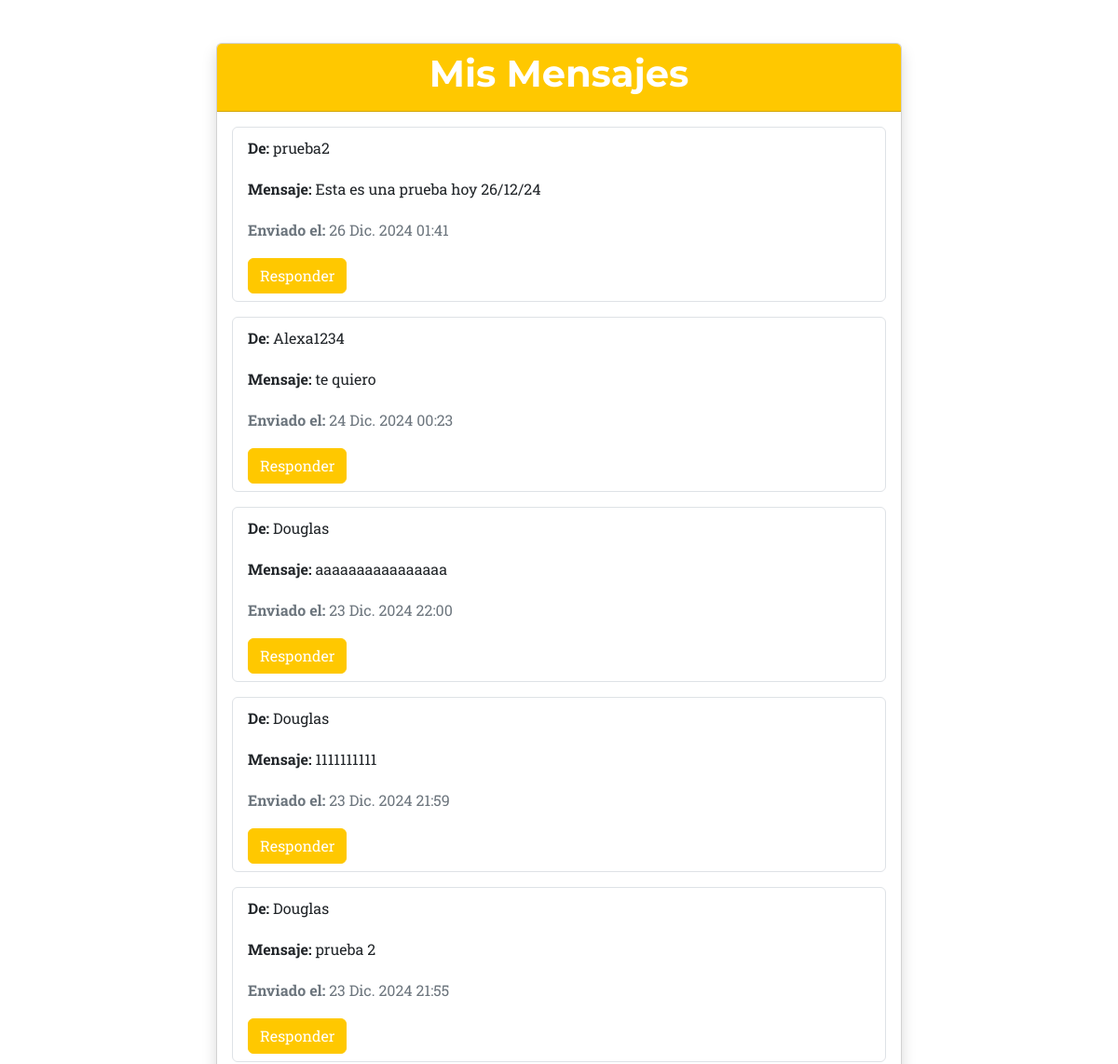
The page /mensajes/mostrar-mensaje/ (signed in, middle part) on the database as committed earlier.
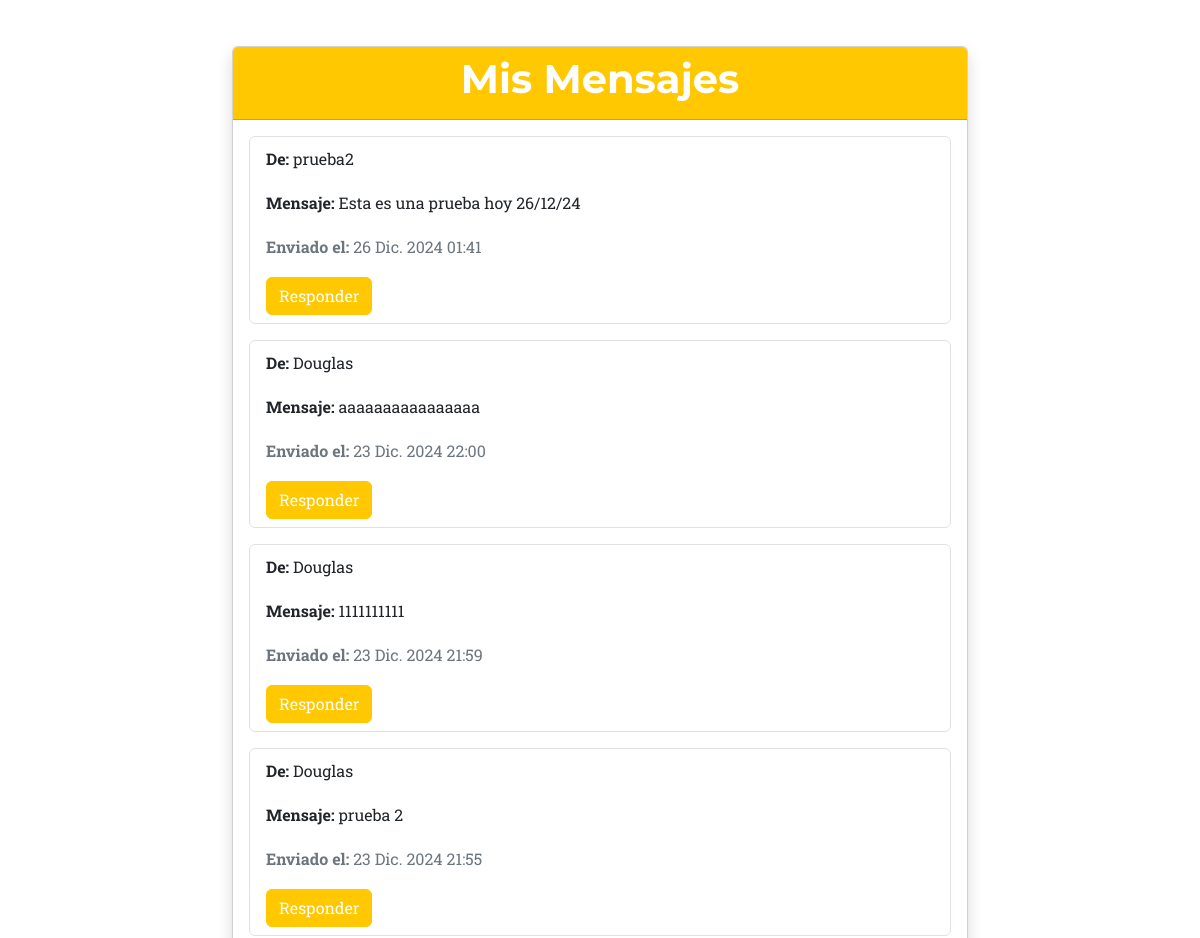
The same page on the database as committed later.
### app_mensajeria/models.py (models this page shows, shortened)
class Mensaje(models.Model):
    remitente = models.ForeignKey(User, related_name="mensajes_enviados",
    on_delete=models.CASCADE)
    destinatario = models.ForeignKey(User, related_name="mensajes_recibidos",
    on_delete=models.CASCADE)
    contenido = models.TextField()
    fecha_envio = models.DateTimeField(auto_now_add=True)

### app_mensajeria/views.py (the view)
# urls.py: path("mostrar-mensaje/", views.mostrar_mensaje, name="mostrar-mensaje")
def mostrar_mensaje(request):
    mensajes = Mensaje.objects.filter(destinatario=request.user).order_by("-fecha_envio")
    return render(request, "app_mensajeria/mostrar-mensaje.html", {"mensajes": mensajes})

### app_mensajeria/templates/app_mensajeria/mostrar-mensaje.html (shortened to what this page needs)
{% extends "app_vete/base.html" %}
{% load static %}
{% block content %}
<div class="container my-5">
    <div class="row justify-content-center">
        <div class="col-md-8">
            <div class="card shadow">
                <div class="card-header text-center bg-primary text-white">
                    <h1>Mis Mensajes</h1>
                </div>
                <div class="card-body">
                    {% if mensajes %}
                        <div class="list-group">
                            {% for mensaje in mensajes %}
                                <div class="list-group-item mb-3 border border-success-subtle rounded">
                                    <p><strong>De:</strong> {{ mensaje.remitente }}</p>
                                    <p><strong>Mensaje:</strong> {{ mensaje.contenido }}</p>
                                    <p class="text-muted"><strong>Enviado el:</strong> {{ mensaje.fecha_envio }}</p>
                                    <a class="btn btn-warning" href = "{% url 'pagina-remodelacion' %}#mensaje">Responder</a>
                                </div>
                            {% endfor %}
                        </div>
                    {% else %}
                        <p class="text-center">No tienes mensajes aún.</p>
                        <a class="btn btn-warning" href = "{% url 'mostrar-perfil' %}">volver</a>
                    {% endif %}
                </div>
            </div>
        </div>
    </div>
</div>
{% endblock %}

Rows that differ between the two databases and show on the page:
removed Mensaje: remitente "Alexa1234", contenido "te quiero", fecha_envio "24 Dic. 2024 00:23"
